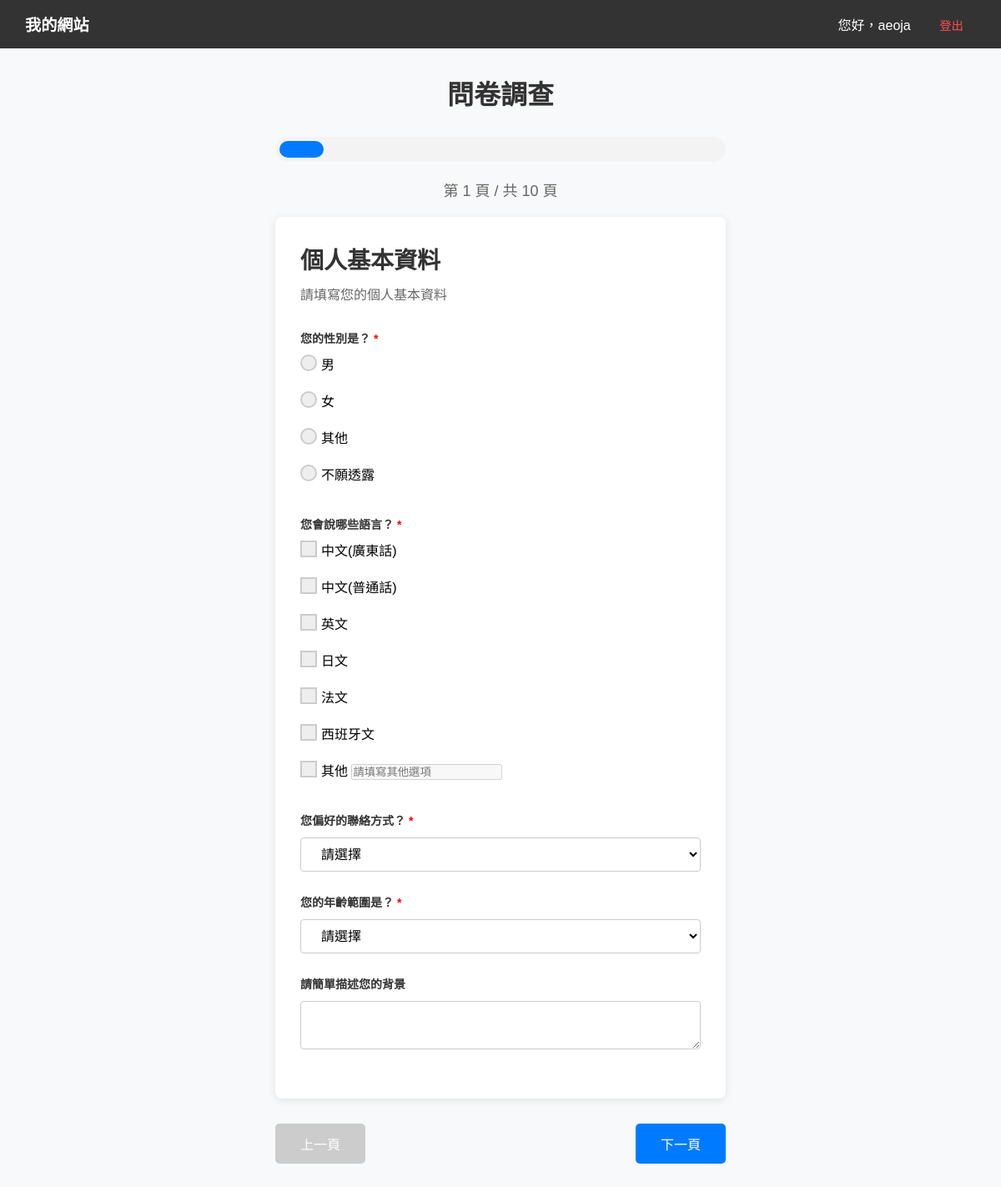
Page /survey.php?msg=invalid_token (signed in) on the committed database.
### tables this page shows
CREATE TABLE `survey_pages` (
  `page_id` int(10) UNSIGNED NOT NULL,
  `page_number` int(10) UNSIGNED NOT NULL,
  `page_title` varchar(255) NOT NULL,
  `page_description` text DEFAULT NULL,
  `created_at` datetime DEFAULT current_timestamp()
);

CREATE TABLE `questions` (
  `question_id` int(10) UNSIGNED NOT NULL,
  `page_id` int(10) UNSIGNED NOT NULL,
  `type_id` int(10) UNSIGNED NOT NULL,
  `question_text` text NOT NULL,
  `question_order` int(10) UNSIGNED NOT NULL,
  `is_required` tinyint(1) DEFAULT 0,
  `created_at` datetime DEFAULT current_timestamp()
);

CREATE TABLE `options` (
  `question_id` int(10) UNSIGNED NOT NULL,
  `option_order` int(10) UNSIGNED NOT NULL,
  `option_text` varchar(255) NOT NULL,
  `is_other` tinyint(1) NOT NULL DEFAULT 0
);

### connect.php (called while the page is built, shortened)
<?php
$servername = "localhost";
$username = "root";
$password = "";
$db_name = "assignment";
$conn = new mysqli($servername, $username, $password, $db_name);
function safeQuery($sql, $types = null, $params = []) {
    global $conn;
    $stmt = $conn->prepare($sql);
    $response = new stdClass();
    $response->success = $stmt->execute();
    $response->affected_rows = $stmt->affected_rows;
    $response->insert_id = $stmt->insert_id;
    $response->error = $stmt->error;
    $result = $stmt->get_result();
    $response->result = $result;
    return $response;
}
?>

### survey.php (the view, shortened to what this page needs)
<?php
require_once 'connect.php';
$sql_pages = "SELECT * FROM survey_pages ORDER BY page_number";
$result_pages = safeQuery($sql_pages);
$pages = $result_pages->result->fetch_all(MYSQLI_ASSOC);
$current_page = isset($_GET['page']) ? intval($_GET['page']) : 1;
$saved_answers = $_SESSION['survey_answers'] ?? [];
$sql_questions = "SELECT q.*, t.type_name
                  FROM questions q
                  JOIN question_types t ON q.type_id = t.type_id
                  ORDER BY q.question_order";
$stmt = $conn->prepare($sql_questions);
$stmt->execute();
$questions = $stmt->get_result()->fetch_all(MYSQLI_ASSOC);
?>
<!DOCTYPE html>
<html lang="zh-Hant">
<head>
    <link rel="stylesheet" href="style.css?v=<?php echo filemtime('style.css'); ?>">
    <link rel="stylesheet" href="form_default.css?v=<?php echo filemtime('form_default.css'); ?>">
</head>
<body>
    <?php require_once 'nav.php'; ?>
    <div class="form-container">
        <h1 style="text-align: center; margin-bottom: 30px;">問卷調查</h1>
        <div class="progress-bar">
            <div class="progress-fill" style="width: <?php echo ($current_page / count($pages)) * 100; ?>%"></div>
        </div>
        <div class="page-indicator">
            第 <?php echo $current_page; ?> 頁 / 共 <?php echo count($pages); ?> 頁
        </div>
        <form id="surveyForm" method="POST" action="">
            <?php $page_id = $pages[$current_page - 1]['page_id']; ?>
            <div class="question-container">
                <h2 class="page-title"><?php echo htmlspecialchars($pages[$current_page - 1]['page_title']); ?></h2>
                <?php if (!empty($pages[$current_page - 1]['page_description'])): ?>
                    <p class="page-description"><?php echo htmlspecialchars($pages[$current_page - 1]['page_description']); ?></p>
                <?php endif; ?>
                <?php foreach ($questions as $question):
                    $question_id = $question['question_id'];
                    $question_name = 'question_' . $question_id;
                    $isHidden = $question['page_id'] != $page_id ? "style=display:none;" : '';
                    $pre_isRequired = $question['is_required'] && !$isHidden ? 'required' : '';
                    $isRequired = $pre_isRequired;
                    $requiredClass = $pre_isRequired;
                    $saved_value = $saved_answers[$question_id]['main'] ?? '';
                    $saved_other = $saved_other_answers[$question_id]['other'] ?? '';
                ?>
                    <div class="form-input-group" <?php echo htmlspecialchars($isHidden) ?>>
                        <label class="form-label <?php echo $requiredClass; ?>">
                            <?php echo htmlspecialchars($question['question_text']); ?>
                        </label>
                        <?php
                        $sql_options = "SELECT * FROM options WHERE question_id = ? ORDER BY option_order";
                        $stmt = $conn->prepare($sql_options);
                        ?>
                        <?php if ($question['type_name'] == 'radio'): ?>
                            <div class="form-radio-group-container">
                                <?php
                                $stmt->bind_param("i", $question_id);
                                $stmt->execute();
                                $options = $stmt->get_result()->fetch_all(MYSQLI_ASSOC);
                                $hasOther = array_any($options, function ($o) {
                                    return $o['is_other'] == true;
                                });
                                ?>
                                <?php
                                foreach ($options as $option):
                                ?>
                                    <label class="form-radio-label">
                                        <?php if (!$hasOther): ?>
                                            <span class="radio-checkmark"></span>
                                            <?php echo htmlspecialchars($option['option_text']); ?>
                                        <?php endif; ?>
                                    </label>
                                <?php endforeach; ?>
                            </div>
                        <?php elseif ($question['type_name'] == 'checkbox'): ?>
                            <div class="form-radio-group-container">
                                <?php
                                $stmt->bind_param("i", $question_id);
                                $stmt->execute();
                                $options = $stmt->get_result()->fetch_all(MYSQLI_ASSOC);
                                $saved_values = is_array($saved_value) ? $saved_value : explode(', ', $saved_value);
                                ?>
                                <?php
                                foreach ($options as $option):
                                    $hasSaved_value = in_array($option['option_text'], $saved_values);
                                    $isOtherDisabled = !$hasSaved_value ? 'disabled' : '';
                                ?>
                                    <label class="form-radio-label">
                                        <?php if (!$option['is_other']): ?>
                                            <span class="checkbox-checkmark"></span>
                                            <?php echo htmlspecialchars($option['option_text']); ?>
                                        <?php else:
                                        ?>
                                            <span class="checkbox-checkmark"></span>
                                            <?php echo htmlspecialchars($option['option_text']); ?>
                                            <input type="text" name="<?php echo $question_name; ?>_other"
                                                value="<?php echo isset($saved_other) ? htmlspecialchars($saved_other) : ''; ?>"
                                                class="form-other-input" placeholder="請填寫其他選項"
                                                <?php echo htmlspecialchars($isOtherDisabled) ?>
                                                data-otherText="true">
                                        <?php endif; ?>
                                    </label>
                                <?php endforeach; ?>
                            </div>
                        <?php elseif ($question['type_name'] == 'select'): ?>
                            <select name="<?php echo $question_name; ?>"
                                class="form-select" <?php echo $isRequired; ?>>
                                <option value="">請選擇</option>
                            </select>
                        <?php elseif ($question['type_name'] == 'text'): ?>
                            <input type="text" name="<?php echo $question_name; ?>"
                                class="form-input" <?php echo $isRequired; ?>
                                value="<?php echo htmlspecialchars($saved_value); ?>">
                        <?php elseif ($question['type_name'] == 'textarea'): ?>
                            <textarea name="<?php echo $question_name; ?>"
                                class="form-textarea" <?php echo $isRequired; ?>><?php echo htmlspecialchars($saved_value); ?></textarea>
                        <?php endif; ?>
                    </div>
                <?php endforeach; ?>
            </div>
            <div class="navigation-buttons">
                <?php if ($current_page > 1): ?>
                    <button type="button" onclick="location.href='survey.php?page=<?php echo $current_page - 1; ?>'">
                        上一頁
                    </button>
                <?php else: ?>
                    <button type="button" disabled>上一頁</button>
                <?php endif; ?>
                <?php if ($current_page < count($pages)): ?>
                    <button type="submit" name="save_page" value="1">
                        下一頁
                    </button>
                <?php else: ?>
                    <button type="button" onclick="submitFinal()">
                        提交問卷
                    </button>
                <?php endif; ?>
            </div>
        </form>
    </div>
</body>
</html>

### nav.php (shortened to what this page needs)
<?php
$isLoggedIn = !empty($_SESSION['login']);
$username = $isLoggedIn ? $_SESSION['login'] : "訪客";
?>
<nav class="navbar">
    <div class="logo"><a href="index.php">我的網站</a></div>
    <div class="nav-links">
        <?php if ($isLoggedIn): ?>
            <span>您好，<?php echo htmlspecialchars($username); ?></span>
            <a href="logout.php" class="btn-logout" onclick="return confirm('確定要登出嗎？')">登出</a>
        <?php else: ?>
            <a href="login.php" class="btn-login">登入</a>
            <a href="member_reg.php" class="btn-signup">註冊</a>
        <?php endif; ?>
    </div>
</nav>

### style.css (style rules this page uses)
* { margin: 0; padding: 0; box-sizing: border-box; }
body { font-family: "Microsoft JhengHei", Arial, sans-serif; margin: 0; background-color: #f8f9fa; }
h1 { text-align: center; color: #333; margin-bottom: 5px; }
.navbar { z-index: 99999; background: #333; color: white; padding: 15px 30px; position: sticky; top: 0; display: flex; justify-content: space-between; align-items: center; }
.nav-links a { color: white; text-decoration: none; margin-left: 15px; padding: 8px 15px; border-radius: 4px; transition: 0.3s; }
.btn-logout { color: #ff4d4d !important; font-size: 0.9em; }
html, body { -ms-overflow-style: none; scrollbar-width: none; }

### form_default.css (style rules this page uses)
.form-container { margin: 0 auto; max-width: 600px; width: 100%; background-color: var(--background-color); padding: 30px; border-radius: 8px; }
.form-input-group { margin-bottom: 15px; }
.form-label { display: block; margin-bottom: 5px; font-size: 14px; line-height: 24px; color: var(--text-color); }
.form-input, .form-textarea, .form-select { color: var(--text-color); width: 100%; padding: 10px 20px; border: 1px solid #ccc; border-radius: 4px; font-size: 16px; background-color: #fff; font-weight: 500; }
.form-radio-group-container { display: flex; flex-direction: column; gap: 10px; }
.form-radio-label { display: block; margin-bottom: 10px; font-size: 16px; line-height: 24px; color: var(--text-color); position: relative; padding-left: 25px; cursor: pointer; user-select: none; }
.radio-checkmark { position: absolute; top: -1px; left: 0; height: 20px; width: 20px; background-color: #eee; border-radius: 50%; border: 2px solid #ccc; }
.radio-checkmark:after { content: ""; position: absolute; display: none; top: 50%; left: 50%; width: 11px; height: 11px; transform: translate(-50%, -50%); border-radius: 50%; background: white; }
.checkbox-checkmark { position: absolute; top: -1px; left: 0; height: 20px; width: 20px; background-color: #eee; border: 2px solid #ccc; }
.checkbox-checkmark:after { content: ""; position: absolute; display: none; top: 50%; left: 50%; width: 11px; height: 11px; transform: translate(-50%, -50%); background: white; }

### survey.php (style rules this page uses)
.progress-bar { background-color: #f3f3f3; border-radius: 20px; padding: 5px; margin-bottom: 20px; }
.progress-fill { background-color: #007bff; height: 20px; border-radius: 20px; transition: width 0.3s ease; }
.question-container { background: white; padding: 30px; border-radius: 8px; box-shadow: 0 2px 10px rgba(0, 0, 0, 0.1); margin-bottom: 20px; }
.page-title { font-size: 28px; font-weight: bold; margin-bottom: 10px; color: #333; }
.page-description { font-size: 16px; color: #666; margin-bottom: 30px; }
.form-input-group { margin-bottom: 25px; }
.form-label { font-weight: 600; color: #333; margin-bottom: 8px; display: block; }
.required::after { content: " *"; color: red; }
.navigation-buttons { display: flex; justify-content: space-between; margin-top: 30px; }
.navigation-buttons button { padding: 12px 30px; background-color: #007bff; color: white; border: none; border-radius: 5px; cursor: pointer; font-size: 16px; }
.navigation-buttons button:disabled { background-color: #ccc; cursor: not-allowed; }
.page-indicator { text-align: center; margin-bottom: 20px; font-size: 18px; color: #666; }

### rows in the picture
survey_pages: page_title "個人基本資料", page_description "請填寫您的個人基本資料"
questions: question_text "您的性別是？"
options: option_text "男"
options: option_text "女"
options: option_text "其他"
options: option_text "不願透露"
questions: question_text "您會說哪些語言？"
options: option_text "中文(廣東話)"
options: option_text "中文(普通話)"
options: option_text "英文"
options: option_text "日文"
options: option_text "法文"
options: option_text "西班牙文"
options: option_text "其他"
questions: question_text "您偏好的聯絡方式？"
questions: question_text "您的年齡範圍是？"
questions: question_text "請簡單描述您的背景"

### other values in the picture
$username "aeoja"
$current_page "1"
count($pages) "10"
